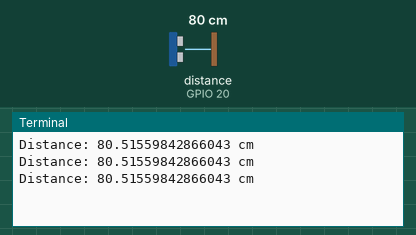
Simulated run of this program. Board: Raspberry Pi (BCM pin numbers). Parts: the last lines printed to the terminal. The test bench sets the inputs (shaded band); at power-on: distance to the obstacle (sensor on GPIO 20) 80 cm. The echo pulse lasts 58.3 µs per cm; the clock reads 2024-03-15 10:24:30 at power-on unless the program sets it.

Above: at 5.0 s.
5.1 s: distance to the obstacle (sensor on GPIO 20) set to 2 cm
At 6.4 s:
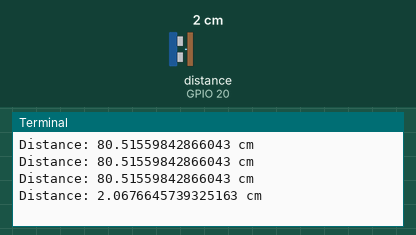
7.8 s: distance to the obstacle (sensor on GPIO 20) set to 4 cm
At 9.2 s:
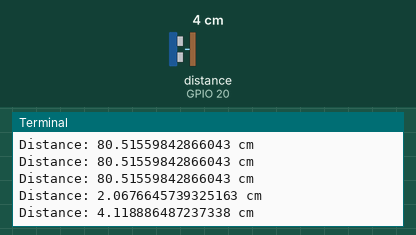
Timing chart, 0 to 10.8 s (numbered marks = the images above; inputs shaded):
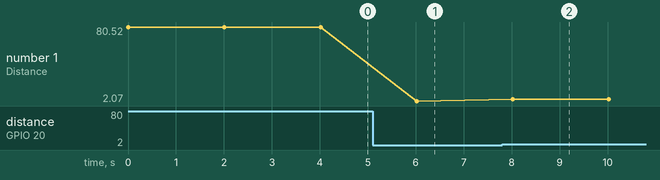

The program:

distance.py
```python
import RPi.GPIO as GPIO
import time

GPIO.setmode(GPIO.BCM)

TRIG = 21
ECHO = 20
distance_count=0

while distance_count<=10:

    GPIO.setup(TRIG, GPIO.OUT)
    GPIO.setup(ECHO, GPIO.IN)

    GPIO.output(TRIG, True)
    time.sleep(0.0001)
    GPIO.output(TRIG, False)

    #calculate how much time it took for the signal to travel
    #from the TRIGGER and received by the ECHO

    while GPIO.input(ECHO) == False:
        start = time.time()

    while GPIO.input(ECHO) == True:
        end = time.time()

    sig_time = end-start

    #cm distance calculation
    distance = sig_time/0.000058

    #for inches use: 0.000148
    print('Distance: {} cm'.format(distance))
    distance_count+=1
    time.sleep(2)

    #calculate distance using another login
    #pulse_dur = end-start
    #distance = (pulse_dur *34000)/2
    #print("Distnace is {}".format(round(distance,2)))
    #time.sleep(1)


GPIO.cleanup()
```

Measured:
- after the input at 5.1 s, the terminal: prints a new line after 0.92 s (image 1)
- after the input at 7.8 s, the terminal: prints a new line after 0.22 s (image 2)
- plotted number 1: 80.52 → 2.07 after the input at 5.1 s, 2.07 → 4.12 after the input at 7.8 s
